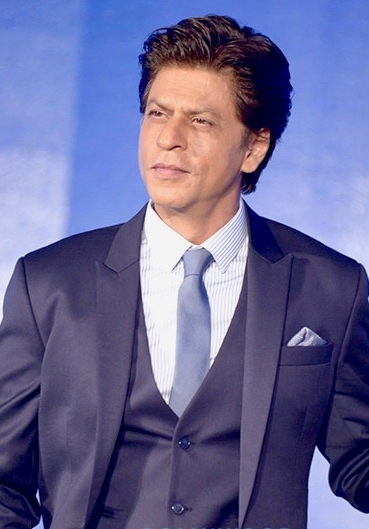
#> input picture img1.jpg, 369 x 529 px
$ jupyter execute --allow-errors opencv3.ipynb   (text cells are left out)
#> lines starting #> are read from the running program, lines starting #| are printed output that depends on the picture
[cell 1]
import cv2
import numpy as np

[cell 2]
org_img = cv2.imread("img1.jpg")
#> org_img is the input picture: shape (529, 369, 3); mean B, G, R 148.6, 104, 105.5
re_img = cv2.resize(org_img, (500,600))
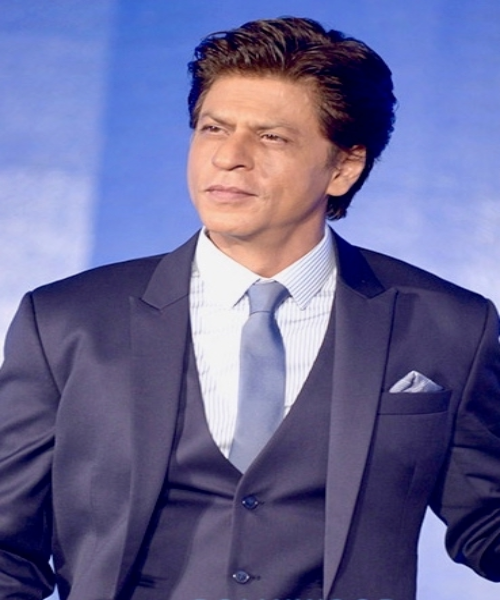
#> re_img: shape (600, 500, 3); mean B, G, R 148.5, 103.8, 105.4
g = cv2.GaussianBlur(re_img, (7,7), 0)
m = cv2.medianBlur(re_img,5)
b = cv2.bilateralFilter(re_img,10, 100, 100)
h = np.hstack((re_img,g,m,b))
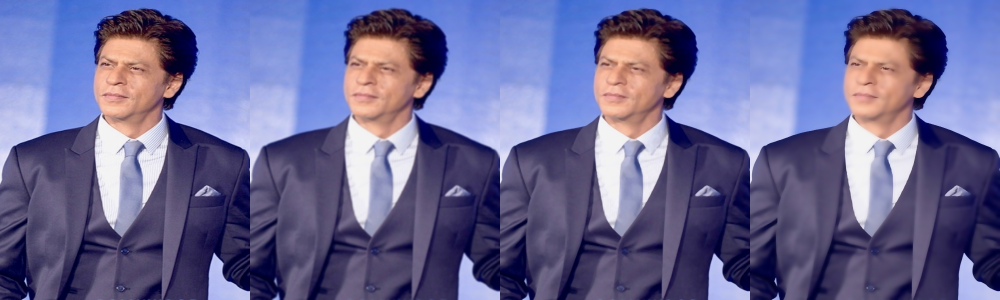
#> h: shape (600, 2000, 3) (shown at 1/2 size); mean B, G, R 148.5, 103.8, 105.4
cv2.imshow("window", h)

# Wait until any key is pressed
k = cv2.waitKey(0)
#> (key Esc is pressed here)

# Make sure window gets focus (macOS sometimes needs this)
cv2.destroyAllWindows()
cv2.waitKey(1)  # Ensure the destroy command completes

[cell 3]
org_img = cv2.imread("img1.jpg")
re_img = cv2.resize(org_img, (500,600))
bor_img = cv2.copyMakeBorder(re_img,20,20,20,20,cv2.BORDER_CONSTANT,None,value=2)  ## border_replecate, reflect, default
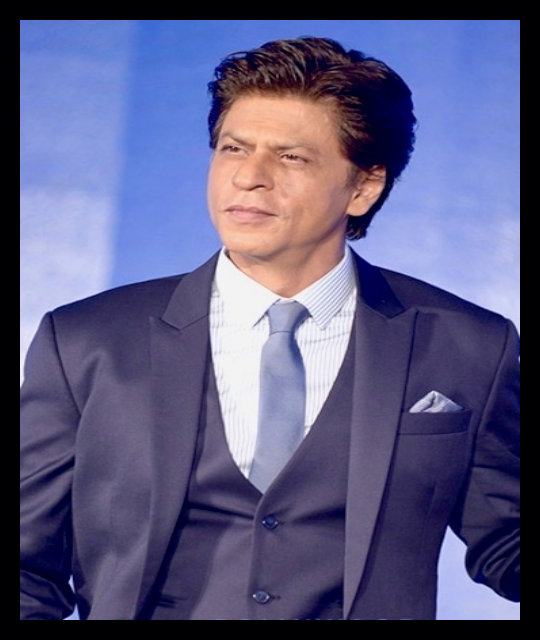
#> bor_img: shape (640, 540, 3); mean B, G, R 129.2, 90.1, 91.5
bor_img = cv2.resize(bor_img, (500,600))
#> bor_img: shape (600, 500, 3)
h = np.hstack((re_img,bor_img))
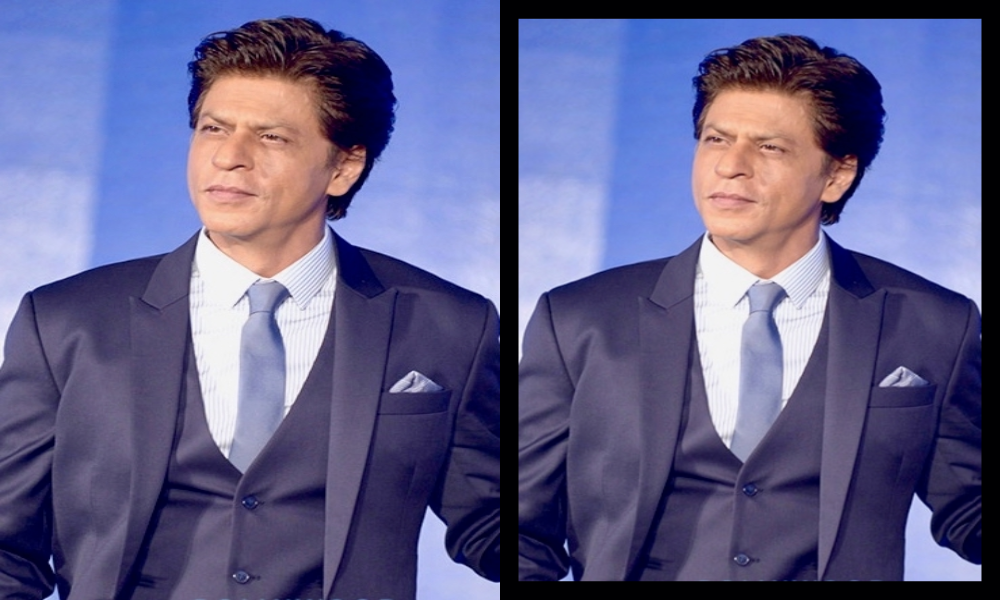
#> h: shape (600, 1000, 3); mean B, G, R 138.8, 96.9, 98.4
cv2.imshow("window", h)

# Wait until any key is pressed
k = cv2.waitKey(0)
#> (key Esc is pressed here)

# Make sure window gets focus (macOS sometimes needs this)
cv2.destroyAllWindows()
cv2.waitKey(1)  # Ensure the destroy command completes

#> (a cell that did not finish here is left out)

[cell 5]
cap = cv2.VideoCapture(0)
while True:
    r,frame = cap.read()   ## it gives the boolean value, frame of the video in images
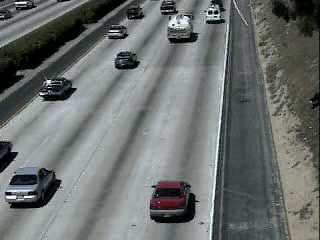
#> input picture frame 50 of video1.avi, 320 x 240 px, given in place of the camera
#> frame is the input picture: shape (240, 320, 3); mean B, G, R 110.8, 112.6, 107.7
    if r == True:
        frame = cv2.resize(frame, (500, 600))
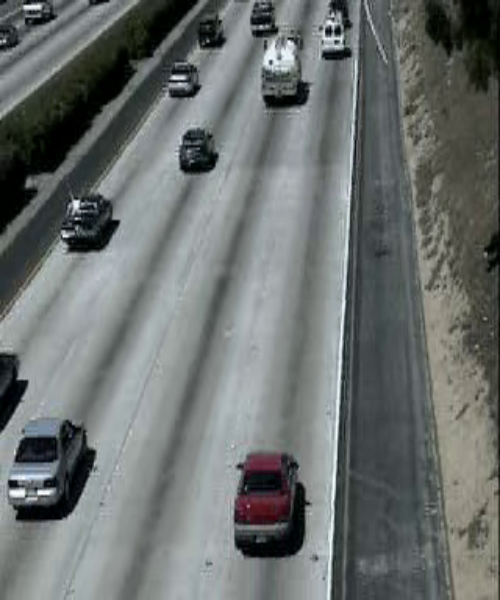
#> frame: shape (600, 500, 3); mean B, G, R 110.7, 112.5, 107.6
        cv2.imshow("window", frame)
        if cv2.waitKey(25) & 0xff == ord("p"):    ### pressing the p key it turn off and wetkey to make the video fast(5) or slow(40)
#> (key Esc is pressed here)
            break
    else:
        break

cap.release()
cv2.destroyAllWindows()
cv2.waitKey(1)
